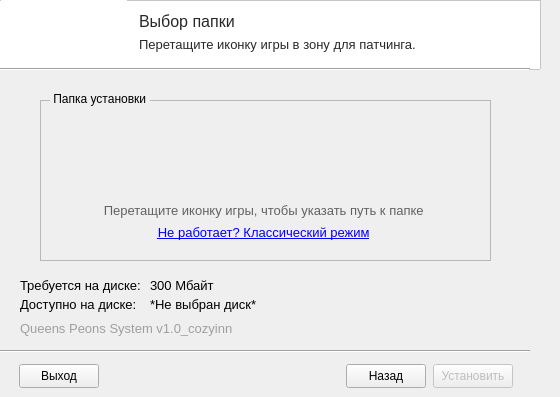
    <widget class="QWidget" name="drop_link">
     <widget class="QFrame" name="top_frame_drop">
      <property name="geometry">
       <rect>
        <x>-10</x>
        <y>0</y>
        <width>551</width>
        <height>70</height>
       </rect>
      </property>
      <property name="styleSheet">
       <string notr="true">background-color: rgba(255,255,255,1);
</string>
      </property>
      <property name="frameShape">
       <enum>QFrame::Shape::StyledPanel</enum>
      </property>
      <widget class="QLabel" name="icon_drop">
       <property name="enabled">
        <bool>true</bool>
       </property>
       <property name="geometry">
        <rect>
         <x>11</x>
         <y>0</y>
         <width>126</width>
         <height>68</height>
        </rect>
       </property>
       <property name="font">
        <font>
         <pointsize>10</pointsize>
        </font>
       </property>
       <property name="text">
        <string/>
       </property>
       <property name="pixmap">
        <pixmap resource="resources.qrc">:/img/resources/icon.png</pixmap>
       </property>
       <property name="scaledContents">
        <bool>true</bool>
       </property>
       <property name="alignment">
        <set>Qt::AlignmentFlag::AlignCenter</set>
       </property>
      </widget>
      <widget class="QLabel" name="title_drop">
       <property name="geometry">
        <rect>
         <x>149</x>
         <y>11</y>
         <width>171</width>
         <height>21</height>
        </rect>
       </property>
       <property name="font">
        <font>
         <pointsize>12</pointsize>
         <stylestrategy>PreferAntialias</stylestrategy>
         <hintingpreference>PreferFullHinting</hintingpreference>
         <fontweight>DemiBold</fontweight>
        </font>
       </property>
       <property name="text">
        <string>&lt;span style=&quot;color: rgba(40, 40, 40, 1); font-style: Semibold;&quot;&gt;Выбор папки&lt;span&gt;</string>
       </property>
      </widget>
      <widget class="QLabel" name="subtitle_drop">
       <property name="geometry">
        <rect>
         <x>149</x>
         <y>34</y>
         <width>381</width>
         <height>21</height>
        </rect>
       </property>
       <property name="font">
        <font>
         <pointsize>12</pointsize>
         <stylestrategy>PreferAntialias</stylestrategy>
         <hintingpreference>PreferFullHinting</hintingpreference>
         <fontweight>DemiBold</fontweight>
        </font>
       </property>
       <property name="text">
        <string>&lt;html&gt;&lt;head/&gt;&lt;body&gt;&lt;p&gt;&lt;span style=&quot; font-size:10pt; font-weight:400; color: rgba(40, 40, 40, 1)&quot;&gt;Перетащите иконку игры в зону для патчинга.&lt;/span&gt;&lt;/p&gt;&lt;/body&gt;&lt;/html&gt;</string>
       </property>
      </widget>
     </widget>
     <widget class="Line" name="topline_drop">
      <property name="geometry">
       <rect>
        <x>0</x>
        <y>68</y>
        <width>530</width>
        <height>3</height>
       </rect>
      </property>
      <property name="orientation">
       <enum>Qt::Orientation::Horizontal</enum>
      </property>
     </widget>
     <widget class="Line" name="line_bottom_drop">
      <property name="geometry">
       <rect>
        <x>0</x>
        <y>350</y>
        <width>530</width>
        <height>3</height>
       </rect>
      </property>
      <property name="orientation">
       <enum>Qt::Orientation::Horizontal</enum>
      </property>
     </widget>
     <widget class="QPushButton" name="endBtn_drop">
      <property name="geometry">
       <rect>
        <x>19</x>
        <y>364</y>
        <width>80</width>
        <height>24</height>
       </rect>
      </property>
      <property name="text">
       <string>Выход</string>
      </property>
     </widget>
     <widget class="QPushButton" name="nextBtn_drop">
      <property name="enabled">
       <bool>false</bool>
      </property>
      <property name="geometry">
       <rect>
        <x>433</x>
        <y>364</y>
        <width>80</width>
        <height>24</height>
       </rect>
      </property>
      <property name="text">
       <string>Установить</string>
      </property>
      <property name="checkable">
       <bool>false</bool>
      </property>
      <property name="checked">
       <bool>false</bool>
      </property>
      <property name="default">
       <bool>false</bool>
      </property>
      <property name="flat">
       <bool>false</bool>
      </property>
     </widget>
     <widget class="QPushButton" name="backBtn_drop">
      <property name="geometry">
       <rect>
        <x>346</x>
        <y>364</y>
        <width>80</width>
        <height>24</height>
       </rect>
      </property>
      <property name="text">
       <string>Назад</string>
      </property>
      <property name="checkable">
       <bool>false</bool>
      </property>
      <property name="default">
       <bool>false</bool>
      </property>
      <property name="flat">
       <bool>false</bool>
      </property>
     </widget>
     <widget class="QFrame" name="dropFrame">
      <property name="geometry">
       <rect>
        <x>40</x>
        <y>100</y>
        <width>451</width>
        <height>161</height>
       </rect>
      </property>
      <property name="acceptDrops">
       <bool>true</bool>
      </property>
      <property name="autoFillBackground">
       <bool>false</bool>
      </property>
      <property name="styleSheet">
       <string notr="true"/>
      </property>
      <property name="frameShape">
       <enum>QFrame::Shape::StyledPanel</enum>
      </property>
      <property name="frameShadow">
       <enum>QFrame::Shadow::Raised</enum>
      </property>
      <widget class="QLabel" name="classic_mode_label">
       <property name="geometry">
        <rect>
         <x>5</x>
         <y>122</y>
         <width>441</width>
         <height>21</height>
        </rect>
       </property>
       <property name="font">
        <font>
         <pointsize>10</pointsize>
        </font>
       </property>
       <property name="text">
        <string>&lt;div style=&quot;text-align: center; width: 100%;&quot;&gt;&lt;a href=&quot;#&quot;&gt;Не работает? Классический режим&lt;/a&gt;&lt;/div&gt;
</string>
       </property>
      </widget>
      <widget class="QLabel" name="drop_label">
       <property name="geometry">
        <rect>
         <x>5</x>
         <y>95</y>
         <width>441</width>
         <height>31</height>
        </rect>
       </property>
       <property name="font">
        <font>
         <pointsize>10</pointsize>
        </font>
       </property>
       <property name="text">
        <string>&lt;div style=&quot;text-align: center; width: 100%;&quot;&gt;&lt;span style=&quot;color: rgba(98, 98, 98, 1);&quot;&gt;Перетащите иконку игры, чтобы указать путь к папке&lt;/span&gt;&lt;/div&gt;
</string>
       </property>
      </widget>
      <widget class="QLabel" name="drop_icon">
       <property name="geometry">
        <rect>
         <x>175</x>
         <y>6</y>
         <width>100</width>
         <height>100</height>
        </rect>
       </property>
       <property name="text">
        <string/>
       </property>
       <property name="pixmap">
        <pixmap resource="resources.qrc">:/img/resources/drop_icon.png</pixmap>
       </property>
       <property name="alignment">
        <set>Qt::AlignmentFlag::AlignCenter</set>
       </property>
       <property name="indent">
        <number>0</number>
       </property>
      </widget>
     </widget>
     <widget class="QLabel" name="label_dir_drop">
      <property name="geometry">
       <rect>
        <x>50</x>
        <y>91</y>
        <width>100</width>
        <height>16</height>
       </rect>
      </property>
      <property name="autoFillBackground">
       <bool>true</bool>
      </property>
      <property name="text">
       <string> Папка установки </string>
      </property>
     </widget>
     <widget class="QLabel" name="roflcopyright_drop">
      <property name="geometry">
       <rect>
        <x>20</x>
        <y>321</y>
        <width>361</width>
        <height>16</height>
       </rect>
      </property>
      <property name="font">
       <font>
        <pointsize>10</pointsize>
       </font>
      </property>
      <property name="text">
       <string>&lt;span style=&quot;color: rgba(159, 159, 159, 1); text-shadow: 1px 1px 0 rgba(255, 255, 255, 1)&quot;&gt;Queens Peons System v1.0_cozyinn&lt;/span&gt;</string>
      </property>
     </widget>
     <widget class="QLabel" name="space_need_label_drop">
      <property name="geometry">
       <rect>
        <x>20</x>
        <y>275</y>
        <width>131</width>
        <height>21</height>
       </rect>
      </property>
      <property name="font">
       <font>
        <pointsize>10</pointsize>
       </font>
      </property>
      <property name="text">
       <string>Требуется на диске:</string>
      </property>
     </widget>
     <widget class="QLabel" name="space_available_label_drop">
      <property name="geometry">
       <rect>
        <x>20</x>
        <y>294</y>
        <width>131</width>
        <height>21</height>
       </rect>
      </property>
      <property name="font">
       <font>
        <pointsize>10</pointsize>
       </font>
      </property>
      <property name="text">
       <string>Доступно на диске:</string>
      </property>
     </widget>
     <widget class="QLabel" name="space_need_drop">
      <property name="geometry">
       <rect>
        <x>150</x>
        <y>275</y>
        <width>341</width>
        <height>21</height>
       </rect>
      </property>
      <property name="font">
       <font>
        <pointsize>10</pointsize>
       </font>
      </property>
      <property name="text">
       <string>300 Мбайт</string>
      </property>
     </widget>
     <widget class="QLabel" name="space_available_drop">
      <property name="geometry">
       <rect>
        <x>150</x>
        <y>294</y>
        <width>341</width>
        <height>21</height>
       </rect>
      </property>
      <property name="font">
       <font>
        <pointsize>10</pointsize>
       </font>
      </property>
      <property name="text">
       <string>*Не выбран диск*</string>
      </property>
      <property name="textFormat">
       <enum>Qt::TextFormat::MarkdownText</enum>
      </property>
     </widget>
    </widget>
